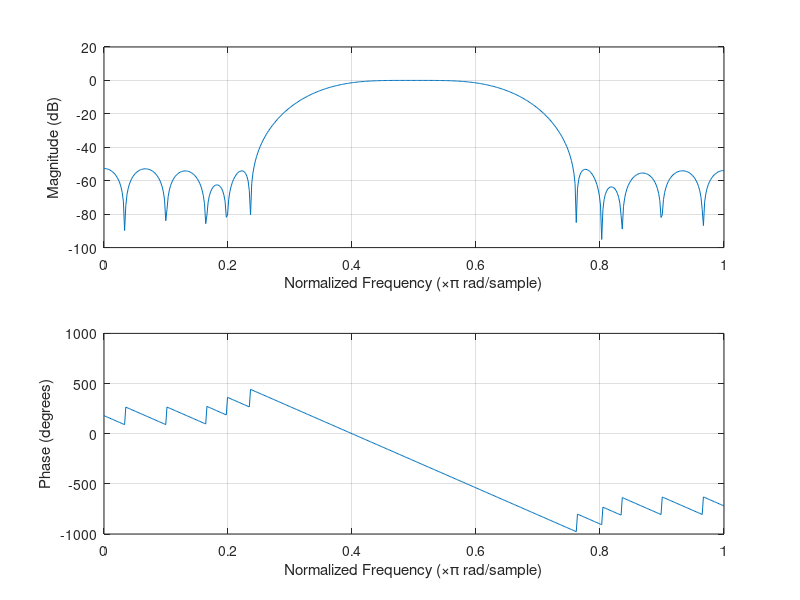

Recreate this plot in MATLAB.
f1= 1000;
f2=2000;
fs = 20*f2;
N = 30;
wc1 = 2*f1/fs;
wc2 = 2*f2/fs;
w = [wc1 wc2];
b = fir1(30,[0.35 0.65], hamming(N+1));
freqz(b,1);